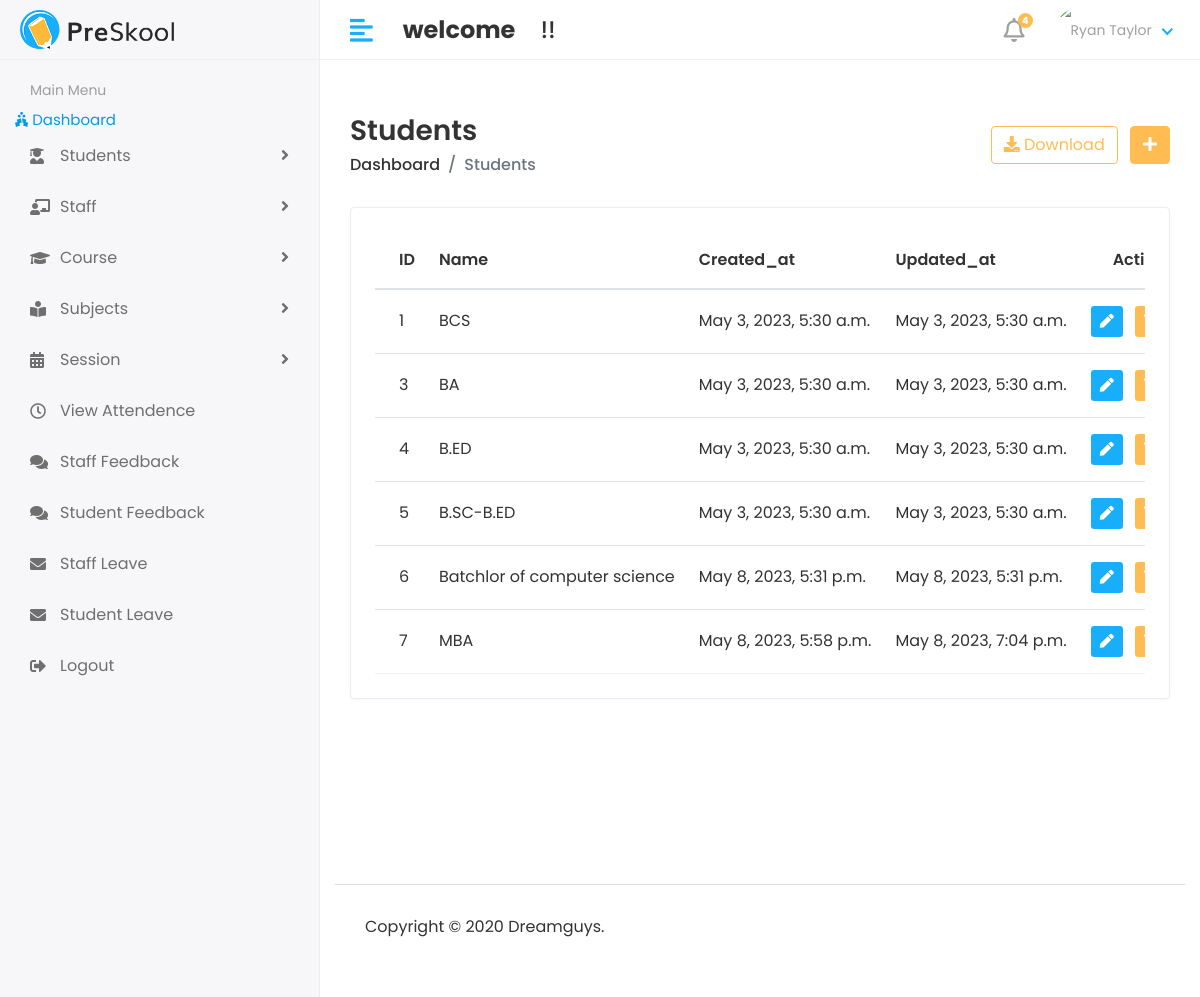
Page /hod/course/view on the earlier database version.
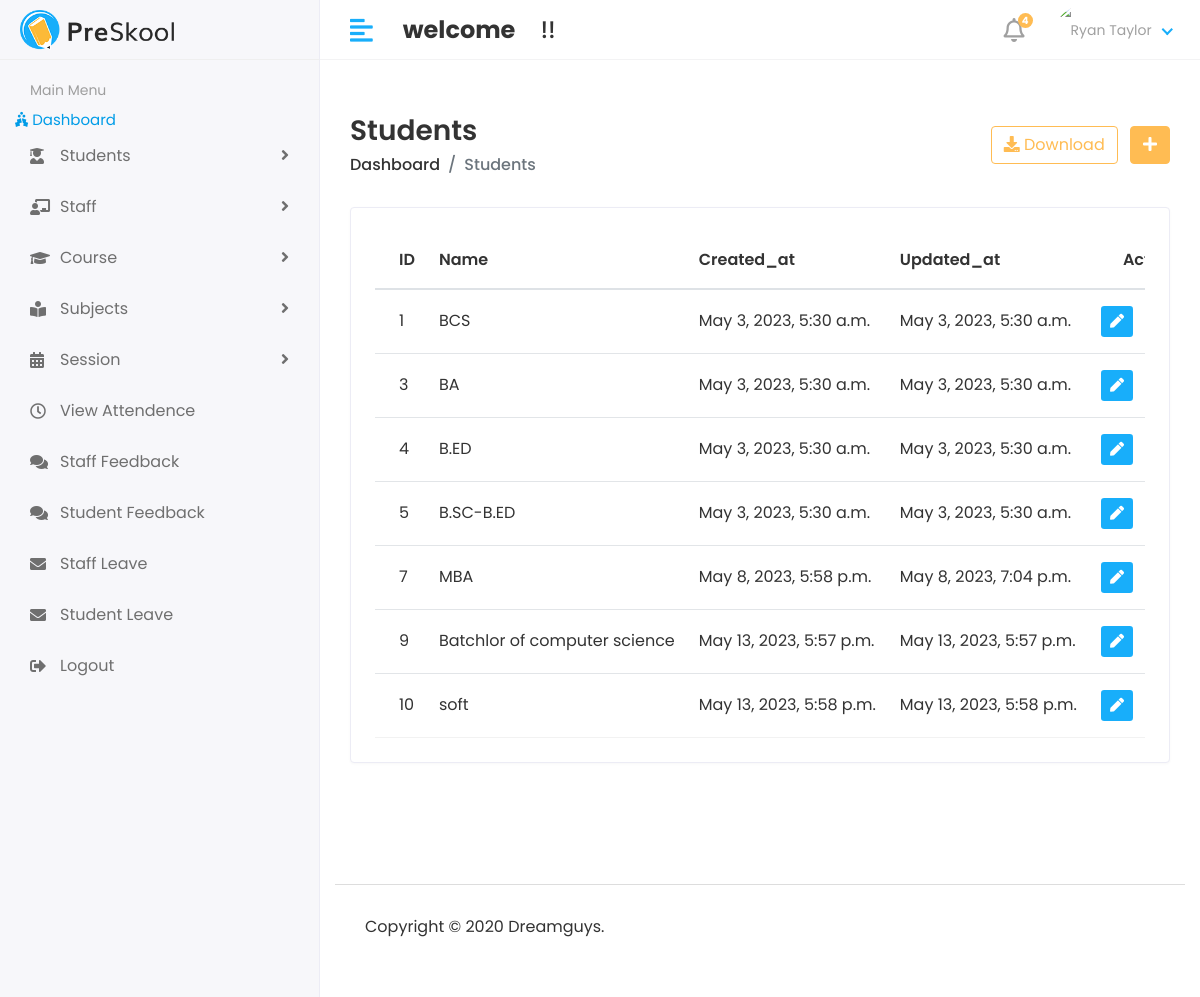
Same page on the later database version.
### app/models.py (models this page shows, shortened)
class Courses(models.Model):
    name = models.CharField(max_length=100)
    created_at = models.DateTimeField(auto_now_add=True)
    updated_at = models.DateTimeField(auto_now=True)

### student_management_system/Hod_views.py (the view)
# urls.py: path('hod/course/view',Hod_views.COURSE_VIEW,name='course_view'),
def COURSE_VIEW(request):
    course = Courses.objects.all()
    context = {
        'course' : course
    }
    return render(request,'Hod/course_view.html',context)

### templates/Hod/course_view.html (shortened to what this page needs)
{% extends 'base.html' %}
{% block content %}
<div class="page-wrapper">
    <div class="content container-fluid">
       <div class="page-header">
          <div class="row align-items-center">
             <div class="col">
                <h3 class="page-title">Students</h3>
                <ul class="breadcrumb">
                   <li class="breadcrumb-item"><a href="index.html">Dashboard</a></li>
                   <li class="breadcrumb-item active">Students</li>
                </ul>
             </div>
             <div class="col-auto text-right float-right ml-auto">
                <a href="#" class="btn btn-outline-primary mr-2"><i class="fas fa-download"></i> Download</a>
                <a href="add-student.html" class="btn btn-primary"><i class="fas fa-plus"></i></a>
             </div>
          </div>
       </div>
       <div class="row">
          <div class="col-sm-12">
             <div class="card card-table">
                <div class="card-body">
                   <div class="table-responsive">
                      <table class="table table-hover table-center mb-0 datatable">
                         <thead>
                            <tr>
                               <th>ID</th>
                               <th>Name</th>
                               <th>Created_at</th>
                               <th>Updated_at</th>
                               <th class="text-right">Action</th>
                            </tr>
                         </thead>
                         <tbody>
                            {% for i in course %}
                            <tr>
                               <td>{{i.id}}</td>
                               <td>{{i.name}}</td>
                               <td>{{i.created_at}}</td>
                               <td>{{i.updated_at}}</td>
                               <td class="text-right">
                                  <div class="actions">
                                     <a href="{% url 'edit_course' i.id %}" class="btn btn-sm bg-success-light mr-2">
                                     <i class="fas fa-pen"></i>
                                     </a>
                                     <a href="#" class="btn btn-sm bg-danger-light">
                                     </a>
                                  </div>
                               </td>
                            </tr>
                            {% endfor %}
                         </tbody>
                      </table>
                   </div>
                </div>
             </div>
          </div>
       </div>
    </div>
 </div>
{% endblock %}

### templates/base.html (shortened to what this page needs)
<!DOCTYPE html>
<html lang="en">
    {% load static %}
   <head>
      <link rel="stylesheet" href="{% static 'assets/plugins/bootstrap/css/bootstrap.min.css' %}">
      <link rel="stylesheet" href="{% static 'assets/plugins/fontawesome/css/fontawesome.min.css' %}">
      <link rel="stylesheet" href="{% static 'assets/plugins/fontawesome/css/all.min.css' %} ">
      <link rel="stylesheet" href="{% static 'assets/css/style.css' %} ">
   </head>
   <body>
    <div class="main-wrapper">
        {% include 'includes/header.html' %}
        {% include 'includes/sidebar.html' %}
        {% block content%}
        {% endblock %}
        {% include 'includes/footer.html'%}
 </body>
</html>

### templates/includes/header.html (shortened to what this page needs)
{% load static %}
<div class="header">
    <div class="header-left">
       <a href="index.html" class="logo">
       <img src="{% static 'assets/img/logo.png' %}" alt="Logo">
       </a>
    </div>
    <a href="javascript:void(0);" id="toggle_btn">
    <i class="fas fa-align-left"></i>
    </a>
    <div class="top-nav-search">
      <h4 class="mt-3"><strong>welcome</strong>&nbsp;&nbsp;<span>{{user.first_name}} {{user.last_name}}</span>&nbsp;!!</h4>
    </div>
    <ul class="nav user-menu">
       <li class="nav-item dropdown noti-dropdown">
          <a href="#" class="dropdown-toggle nav-link" data-toggle="dropdown">
          <i class="far fa-bell"></i> <span class="badge badge-pill">4</span>
          </a>
       </li>
       <li class="nav-item dropdown has-arrow">
          <a href="#" class="dropdown-toggle nav-link" data-toggle="dropdown">
          <span class="user-img"><img class="rounded-circle" src="/{{user.profile_pic}}" width="31" alt="Ryan Taylor"></span>
          </a>
       </li>
    </ul>
 </div>

### templates/includes/sidebar.html (shortened to what this page needs)
<div class="sidebar" id="sidebar">
    <div class="sidebar-inner slimscroll">
       <div id="sidebar-menu" class="sidebar-menu">
          <ul>
             <li class="menu-title">
                <span>Main Menu</span>
             </li>
             <a href="{% url 'hod/home'%}"><i class="fas fa-holly-berry"></i> <span>Dashboard</span></a>
             <li class="submenu">
                <a href="#"><i class="fas fa-user-graduate"></i> <span> Students</span> <span class="menu-arrow"></span></a>
             </li>
             <li class="submenu">
                <a href="#"><i class="fas fa-chalkboard-teacher"></i> <span> Staff</span> <span class="menu-arrow"></span></a>
             </li>
             <li class="submenu">
                <a href="#"><i class="fa fa-graduation-cap"></i> <span> Course</span> <span class="menu-arrow"></span></a>
             </li>
             <li class="submenu">
                <a href="#"><i class="fas fa-book-reader"></i> <span> Subjects</span> <span class="menu-arrow"></span></a>
             </li>
             <li class="submenu">
               <a href="#"><i class="fas fa-calendar-alt"></i> <span> Session</span> <span class="menu-arrow"></span></a>
            </li>
             <li >
               <a href="sports.html"><i class="	far fa-clock"></i><span>View Attendence</span></a>
             </li>
             <li>
               <a href="sports.html"><i class="fa fa-comments"></i><span>Staff Feedback</span></a>
             </li>
             <li>
               <a href="holiday.html"><i class="fa fa-comments"></i> <span>Student Feedback</span></a>
             </li>
             <li>
               <a href="holiday.html"><i class="fas fa-envelope"></i> <span>Staff Leave </span></a>
             </li>
             <li>
               <a href="holiday.html"><i class="fas fa-envelope"></i></i> <span>Student Leave</span></a>
             </li>
             <li>
               <a href="{% url 'doLogout' %}"><i class="fas fa-sign-out-alt"></i></i> <span>Logout</span></a>
             </li>
       </div>
    </div>
 </div>
 <div>

### templates/includes/footer.html
<div class="page-wrapper">
    <div class="container-fluid">
    <footer>
        <p>Copyright © 2020 Dreamguys.</p>
     </footer>
    </div>
</div>

Differences in the rows shown:
removed Courses: id "6", name "Batchlor of computer science", created_at "May 8, 2023, 5:31 p.m.", updated_at "May 8, 2023, 5:31 p.m."
added Courses: id "9", name "Batchlor of computer science", created_at "May 13, 2023, 5:57 p.m.", updated_at "May 13, 2023, 5:57 p.m."
added Courses: id "10", name "soft", created_at "May 13, 2023, 5:58 p.m.", updated_at "May 13, 2023, 5:58 p.m."
